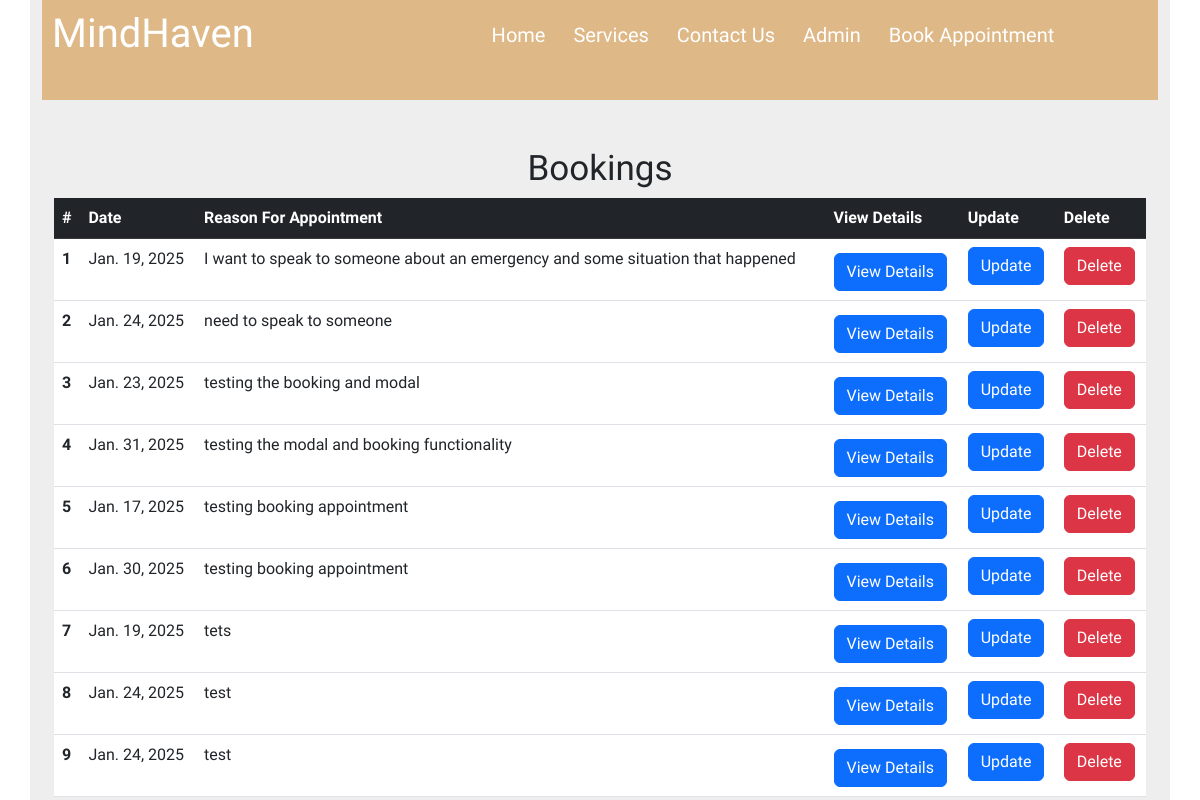
Page /mindhaven/view-booking.html on the earlier database version.
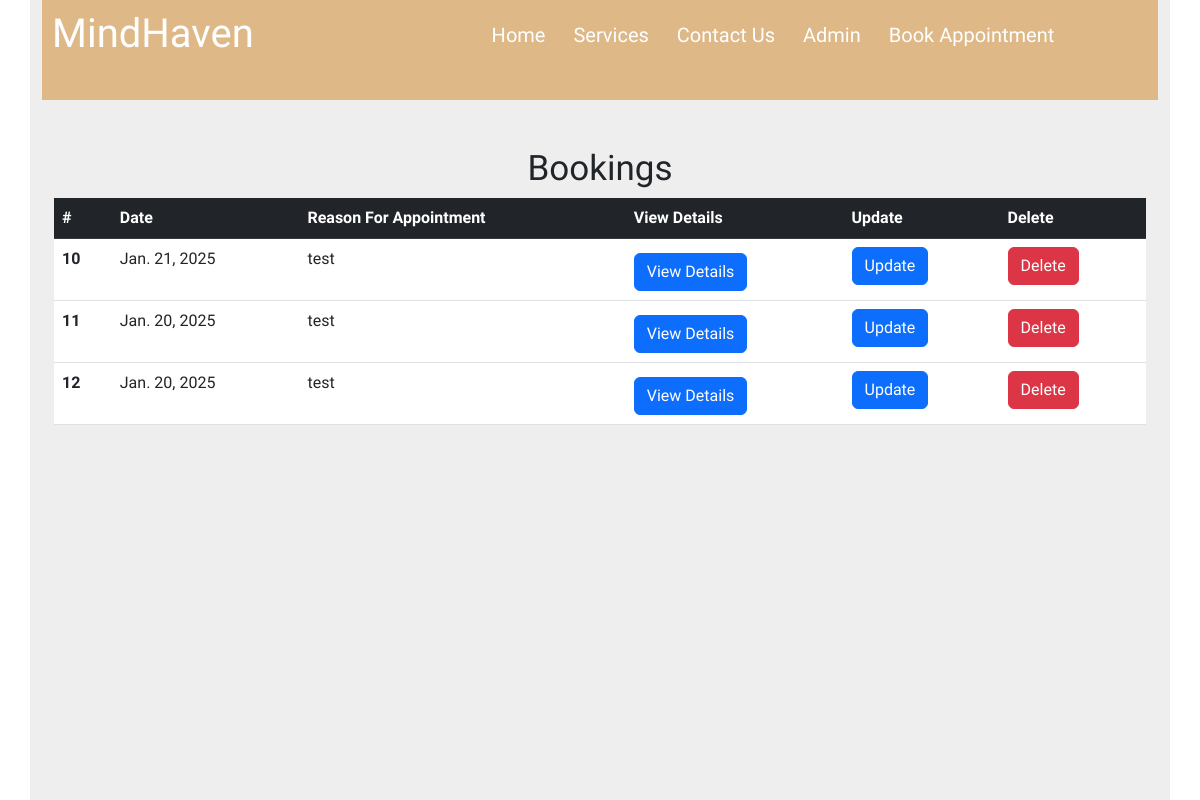
Same page on the later database version.
### mind_haven_web_app/models.py (models this page shows, shortened)
class Booking(models.Model):
    date = models.DateField()
    textarea=models.TextField()

### mind_haven_web_app/views.py (the view)
# urls.py: path('view-booking.html', views.booking_list, name='view-booking'),
def booking_list(request):
     return render(request, "mind_haven_web_app/view-booking.html", {"booking_list" : Booking.objects.all()})

### mind_haven_web_app/templates/mind_haven_web_app/view-booking.html (shortened to what this page needs)
{% extends 'base.html' %}
{% load static %}
{% block css-static-link %}
<link rel="stylesheet" href="{% static 'css/styles.css' %}">
<link rel="stylesheet" href="https://cdn.jsdelivr.net/npm/bootstrap@5.3.0-alpha1/dist/css/bootstrap.min.css">
{% endblock css-static-link %}
{% block container-content %}
<div class="container">
    <div class="content">
        <br><br>
        <h2 style="text-align:center; font-size:35px;">Bookings</h2>
        <table class="table">
            <thead class="table-dark">
              <tr>
                <th scope="col">#</th>
                <th scope="col">Date</th>
                <th scope="col">Reason For Appointment</th>
                <th>View Details</th>
                <th>Update</th>
                <th>Delete</th>
              </tr>
            </thead>
            <tbody>
             {% for booking in booking_list %}
              <tr>
                <th scope="row">{{booking.id}}</th>
                <td>{{booking.date}}</td>
                <td>{{booking.textarea}}</td>
                <td><a href="" style="font-size:30px;"><button class="btn btn-primary">View Details</button></a></td>
                <td><a href=""><button class="btn btn-primary">Update</button></a></td>
                <td>
                    <form action="" method="POST" style="display:inline;">
                    <button class="btn btn-danger" onclick="return confirm('Are you sure you want to delete this meeting?');">Delete</button></td>
              </tr>
              {% endfor %}
            </tbody>
          </table>
    </div>
</div>
{% endblock container-content %}

### mind_haven_web_app/templates/base.html (shortened to what this page needs)
{% load static %}
<!DOCTYPE html>
<html lang="en">
<head>
    {% block css-static-link %}{% endblock css-static-link %}
</head>
<body>
    <div class="container container-media">
        <div class="header">
        <div class="logo">
            <h1>MindHaven</h1>
        </div>
        <div class="nav">
            <ul>
                <li><a href="{% url 'welcome' %}">Home</a></li>
                <li><a href="#Service-section">Services</a></li>
                <li><a href="#contact-us" id="contact-align">Contact Us</a></li>
                <li><a href="{% url 'admin-sign-up' %}">Admin</a></li>
                <li>
                <a href="{% url 'appointment' %}">Book Appointment</a>
                </li>
            </ul>
        </div>
    </div>
    {% block container-content %}{% endblock container-content %}
</body>
</html>

### static/css/styles.css (style rules this page uses)
* { box-sizing: border-box; font-family: Khand !important; }
.container { width: 1200px; min-height: 700px; background-color:#eee; margin: auto; }
.container .header { width: 100%; height: 100px; background-color:burlywood; padding: 10px; }
.container .logo { width: 30%; float:left; }
.container .logo h1 { color: white; font-family: verdana; }
.container .nav { float: right; width:65%; padding: 10px; }
.container .nav ul { list-style-type: none; }
.container .nav ul li { float: left; }
.container .nav ul li a { text-decoration: none; margin: 9px; padding: 5px; font-size: 20px; font-family: verdana; color: white; }
.container form, label,input { font-size: 20px; border-radius: 10px; width: 350px; }

### mind_haven_web_app/templates/base.html (style rules this page uses)
* { font-family:Khand !important; }

Differences in the rows shown:
removed Booking: id "1", date "Jan. 19, 2025", textarea "I want to speak to someone about an emergency and some situation that happened"
removed Booking: id "2", date "Jan. 24, 2025", textarea "need to speak to someone"
removed Booking: id "3", date "Jan. 23, 2025", textarea "testing the booking and modal"
removed Booking: id "4", date "Jan. 31, 2025", textarea "testing the modal and booking functionality"
removed Booking: id "5", date "Jan. 17, 2025", textarea "testing booking appointment"
removed Booking: id "6", date "Jan. 30, 2025", textarea "testing booking appointment"
removed Booking: id "7", date "Jan. 19, 2025", textarea "tets"
removed Booking: id "8", date "Jan. 24, 2025", textarea "test"
removed Booking: id "9", date "Jan. 24, 2025", textarea "test"
added Booking: id "10", date "Jan. 21, 2025", textarea "test"
added Booking: id "11", date "Jan. 20, 2025", textarea "test"
added Booking: id "12", date "Jan. 20, 2025", textarea "test"
